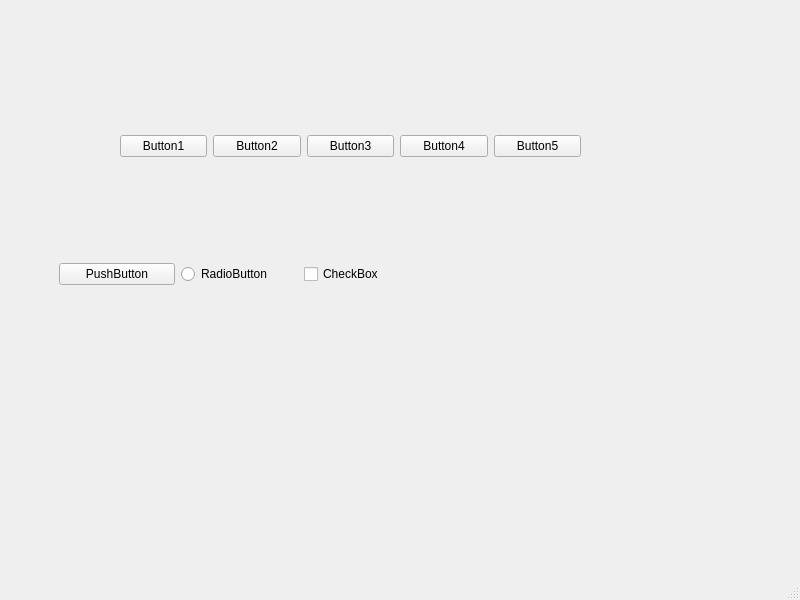
<?xml version="1.0" encoding="UTF-8"?>
<ui version="4.0">
 <class>MainWindow</class>
 <widget class="QMainWindow" name="MainWindow">
  <property name="geometry">
   <rect>
    <x>0</x>
    <y>0</y>
    <width>800</width>
    <height>600</height>
   </rect>
  </property>
  <property name="windowTitle">
   <string>MainWindow</string>
  </property>
  <widget class="QWidget" name="centralwidget">
   <widget class="QWidget" name="horizontalLayoutWidget">
    <property name="geometry">
     <rect>
      <x>59</x>
      <y>209</y>
      <width>361</width>
      <height>131</height>
     </rect>
    </property>
    <layout class="QHBoxLayout" name="horizontalLayout_2">
     <item>
      <widget class="QPushButton" name="pushButton_6">
       <property name="text">
        <string>PushButton</string>
       </property>
      </widget>
     </item>
     <item>
      <widget class="QRadioButton" name="radioButton">
       <property name="text">
        <string>RadioButton</string>
       </property>
      </widget>
     </item>
     <item>
      <widget class="QCheckBox" name="checkBox">
       <property name="text">
        <string>CheckBox</string>
       </property>
      </widget>
     </item>
    </layout>
   </widget>
   <widget class="QWidget" name="">
    <property name="geometry">
     <rect>
      <x>120</x>
      <y>130</y>
      <width>461</width>
      <height>32</height>
     </rect>
    </property>
    <layout class="QHBoxLayout" name="horizontalLayout">
     <item>
      <widget class="QPushButton" name="pushButton">
       <property name="text">
        <string>Button1</string>
       </property>
      </widget>
     </item>
     <item>
      <widget class="QPushButton" name="pushButton_2">
       <property name="text">
        <string>Button2</string>
       </property>
      </widget>
     </item>
     <item>
      <widget class="QPushButton" name="pushButton_3">
       <property name="text">
        <string>Button3</string>
       </property>
      </widget>
     </item>
     <item>
      <widget class="QPushButton" name="pushButton_4">
       <property name="text">
        <string>Button4</string>
       </property>
      </widget>
     </item>
     <item>
      <widget class="QPushButton" name="pushButton_5">
       <property name="text">
        <string>Button5</string>
       </property>
      </widget>
     </item>
    </layout>
   </widget>
  </widget>
  <widget class="QMenuBar" name="menubar">
   <property name="geometry">
    <rect>
     <x>0</x>
     <y>0</y>
     <width>800</width>
     <height>22</height>
    </rect>
   </property>
  </widget>
  <widget class="QStatusBar" name="statusbar"/>
 </widget>
 <resources/>
 <connections/>
</ui>
